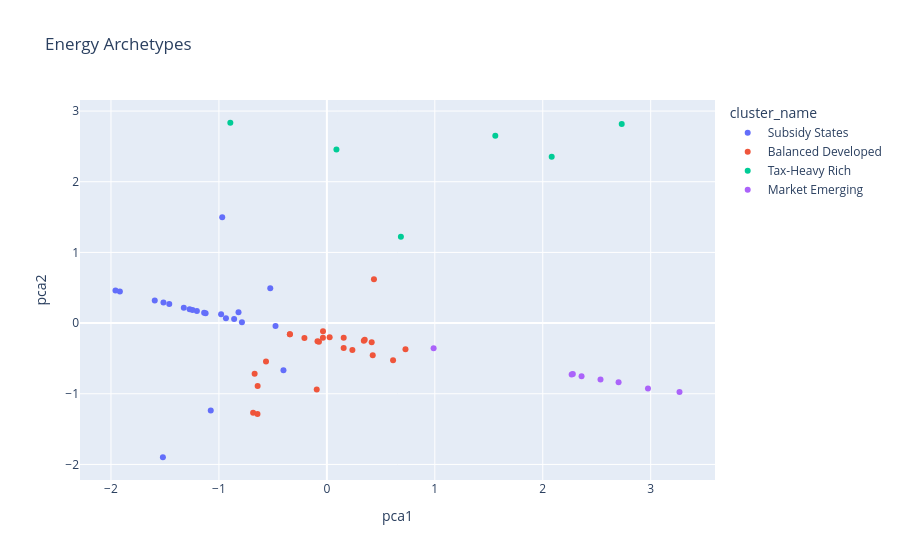

The code cell stored with this chart in its notebook:
### Markdown cell above
### SECTION 15 — Country Clustering

K-Means (k=4) grouping.

### Code cell
cluster_data = ml_df[['gasoline_usd_per_liter', 'total_tax_usd_per_liter', 'log_income']].fillna(0)
scaler = StandardScaler()
cluster_scaled = scaler.fit_transform(cluster_data)
kmeans = KMeans(n_clusters=4, random_state=SEED)
ml_df['cluster'] = kmeans.fit_predict(cluster_scaled)

pca = PCA(n_components=2)
pca_res = pca.fit_transform(cluster_scaled)
ml_df['pca1'] = pca_res[:, 0]
ml_df['pca2'] = pca_res[:, 1]
ml_df['cluster_name'] = ml_df['cluster'].map({0: "Subsidy States", 1: "Market Emerging", 2: "Tax-Heavy Rich", 3: "Balanced Developed"})

fig_pca = px.scatter(ml_df, x='pca1', y='pca2', color='cluster_name', hover_name='country', title="Energy Archetypes")
fig_pca.show()

print("What this tells us: Geography is secondary to policy.")

### Figure 1 — Plotly figure (JSON) as saved in the notebook; plotly's stock layout.template omitted (floating-point values rounded to 4 significant figures)
{"data": [{"hovertemplate": "<b>%{hovertext}</b><br><br>cluster_name=Subsidy States<br>pca1=%{x}<br>pca2=%{y}<extra></extra>", "hovertext": ["Pakistan", "Afghanistan", "Mongolia", "Malaysia", "Indonesia", "Myanmar", "Saudi Arabia", "UAE", "Kuwait", "Qatar", "Bahrain", "Oman", "Iran", "Iraq", "Russia", "United States", "Argentina", "Colombia", "Venezuela", "Nigeria", "Egypt", "Ethiopia"], "legendgroup": "Subsidy States", "marker": {"color": "#636efa", "symbol": "circle"}, "mode": "markers", "name": "Subsidy States", "orientation": "v", "showlegend": true, "type": "scatter", "x": [-0.4021, -1.519, -0.5243, -0.9694, -0.8184, -1.076, -0.9798, -0.8591, -1.514, -1.325, -1.271, -1.204, -1.918, -1.245, -1.137, -0.4757, -0.7868, -1.123, -1.958, -1.46, -1.595, -0.9349], "xaxis": "x", "y": [-0.6676, -1.898, 0.4942, 1.496, 0.1534, -1.238, 0.1251, 0.05657, 0.2902, 0.2178, 0.1971, 0.1713, 0.4453, 0.1868, 0.1454, -0.04175, 0.01101, 0.1403, 0.4608, 0.2695, 0.3212, 0.06788], "yaxis": "y"}, {"hovertemplate": "<b>%{hovertext}</b><br><br>cluster_name=Balanced Developed<br>pca1=%{x}<br>pca2=%{y}<extra></extra>", "hovertext": ["India", "Bangladesh", "Sri Lanka", "Nepal", "Thailand", "Vietnam", "Philippines", "Cambodia", "Laos", "Timor-Leste", "Israel", "Jordan", "Spain", "Switzerland", "Poland", "Canada", "Mexico", "Brazil", "Chile", "South Africa", "Kenya", "Australia", "New Zealand", "Fiji"], "legendgroup": "Balanced Developed", "marker": {"color": "#EF553B", "symbol": "circle"}, "mode": "markers", "name": "Balanced Developed", "orientation": "v", "showlegend": true, "type": "scatter", "x": [0.7282, -0.09388, -0.5638, -0.6832, 0.4362, -0.03654, -0.03583, -0.6692, -0.6412, -0.6428, 0.6134, -0.3425, 0.1556, 0.4249, -0.07324, 0.4152, 0.02585, 0.1559, -0.08671, 0.3508, -0.2079, 0.3424, 0.2364, -0.3425], "xaxis": "x", "y": [-0.3717, -0.9395, -0.544, -1.269, 0.6189, -0.2069, -0.1154, -0.7162, -0.8894, -1.285, -0.5267, -0.1596, -0.3509, -0.4543, -0.263, -0.2727, -0.1988, -0.2087, -0.2578, -0.2347, -0.2113, -0.2492, -0.3819, -0.1596], "yaxis": "y"}, {"hovertemplate": "<b>%{hovertext}</b><br><br>cluster_name=Tax-Heavy Rich<br>pca1=%{x}<br>pca2=%{y}<extra></extra>", "hovertext": ["China", "Japan", "South Korea", "Taiwan", "Singapore", "Brunei"], "legendgroup": "Tax-Heavy Rich", "marker": {"color": "#00cc96", "symbol": "circle"}, "mode": "markers", "name": "Tax-Heavy Rich", "orientation": "v", "showlegend": true, "type": "scatter", "x": [0.6859, 1.56, 2.083, 0.08866, 2.732, -0.8941], "xaxis": "x", "y": [1.221, 2.651, 2.355, 2.457, 2.817, 2.835], "yaxis": "y"}, {"hovertemplate": "<b>%{hovertext}</b><br><br>cluster_name=Market Emerging<br>pca1=%{x}<br>pca2=%{y}<extra></extra>", "hovertext": ["Turkey", "United Kingdom", "Germany", "France", "Italy", "Netherlands", "Norway", "Sweden"], "legendgroup": "Market Emerging", "marker": {"color": "#ab63fa", "symbol": "circle"}, "mode": "markers", "name": "Market Emerging", "orientation": "v", "showlegend": true, "type": "scatter", "x": [0.9889, 2.279, 2.359, 2.702, 2.535, 3.267, 2.975, 2.268], "xaxis": "x", "y": [-0.3552, -0.7216, -0.7526, -0.8354, -0.7978, -0.9765, -0.9266, -0.7263], "yaxis": "y"}], "layout": {"legend": {"title": {"text": "cluster_name"}, "tracegroupgap": 0}, "title": {"text": "Energy Archetypes"}, "xaxis": {"anchor": "y", "domain": [0, 1], "title": {"text": "pca1"}}, "yaxis": {"anchor": "x", "domain": [0, 1], "title": {"text": "pca2"}}}}
